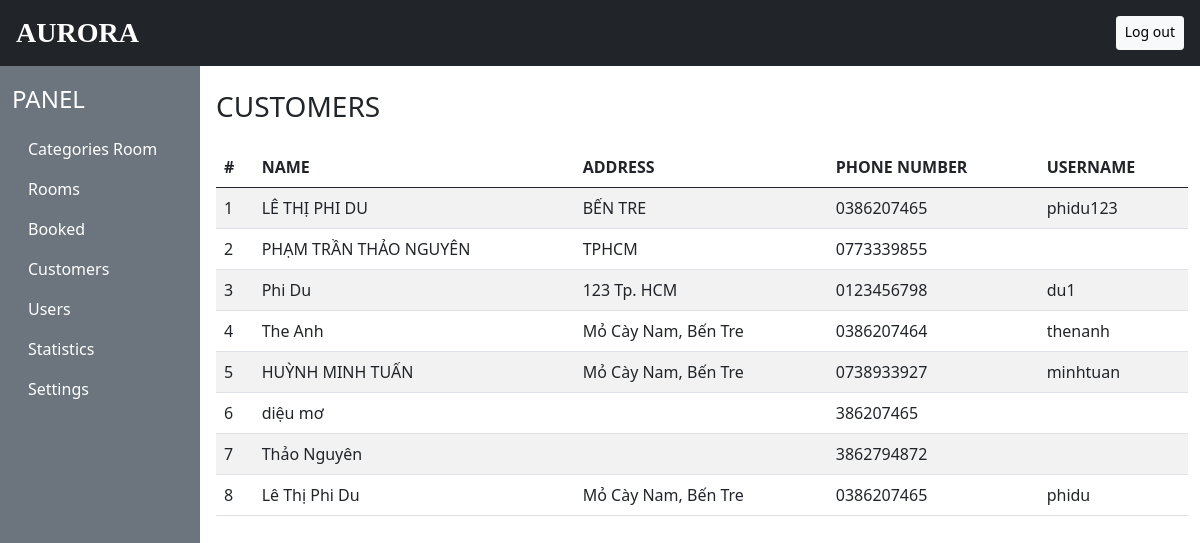
The app's page /source/admin/customers.php with its own data.
### tables this page shows
CREATE TABLE `ds_khachhang` (
  `ID_KHACHHANG` int(10) NOT NULL,
  `TEN_KHACHHANG` varchar(30) NOT NULL,
  `DIACHI` varchar(50) NOT NULL,
  `SDT` varchar(13) NOT NULL,
  `PICTURE` varchar(100) DEFAULT NULL,
  `SO_THE` varchar(19) DEFAULT NULL,
  `USERNAME` varchar(30) DEFAULT NULL,
  `DOB` date NOT NULL,
  `EMAIL` varchar(100) NOT NULL
);

### source/admin/customers.php (the view, shortened to what this page needs)
<!DOCTYPE html>
<html lang="en">
<head>
    <link href="https://cdn.jsdelivr.net/npm/bootstrap@5.0.2/dist/css/bootstrap.min.css" rel="stylesheet">
    <link rel="stylesheet" href="https://cdn.jsdelivr.net/npm/bootstrap-icons@1.10.3/font/bootstrap-icons.css">
    <link rel="stylesheet" href="https://cdn.jsdelivr.net/npm/swiper@9/swiper-bundle.min.css" />
    <link rel="stylesheet" href="https://cdnjs.cloudflare.com/ajax/libs/font-awesome/4.7.0/css/font-awesome.min.css">
</head>
<body>
<?php require("header.php");
        require("../connection.php");
        $sql = "select * from DS_KHACHHANG";
        $run = mysqli_query($connection, $sql);
?>
<div class="conteiner-fluid" >
        <div class="row">
            <div class="col-lg-10 ms-auto p-4 overflow-hidden">
            <h3 class="mb-4">CUSTOMERS</h3>
            <table class="table table-striped table-hover">
            <thead>
                <tr>
                <th scope="col">#</th>
                <th scope="col">NAME</th>
                <th scope="col">ADDRESS</th>
                <th scope="col">PHONE NUMBER</th>
                <th scope="col">USERNAME</th>
                </tr>
            </thead>
            <tbody>
                <tr>
                    <?php
                        $i = 1;
                        while($row = mysqli_fetch_array($run)){
                    ?>
                        <td><?php echo $i ?></td>
                        <td><?php echo $row['TEN_KHACHHANG'] ?></td>
                        <td><?php echo $row['DIACHI'] ?></td>
                        <td><?php echo $row['SDT'] ?></td>
                        <td><?php echo $row['USERNAME'] ?></td>
                </tr>
                    <?php
                        $i = $i+1;
                            }
                    ?>
            </tbody>
        </table>
    </div>
</div>
</body>
</html>

### records on screen
ds_khachhang: TEN_KHACHHANG "LÊ THỊ PHI DU", DIACHI "BẾN TRE", SDT "0386207465", USERNAME "phidu123"
ds_khachhang: TEN_KHACHHANG "PHẠM TRẦN THẢO NGUYÊN", DIACHI "TPHCM", SDT "0773339855"
ds_khachhang: TEN_KHACHHANG "Phi Du", DIACHI "123 Tp. HCM", SDT "0123456798", USERNAME "du1"
ds_khachhang: TEN_KHACHHANG "The Anh", DIACHI "Mỏ Cày Nam, Bến Tre", SDT "0386207464", USERNAME "thenanh"
ds_khachhang: TEN_KHACHHANG "HUỲNH MINH TUẤN", DIACHI "Mỏ Cày Nam, Bến Tre", SDT "0738933927", USERNAME "minhtuan"
ds_khachhang: TEN_KHACHHANG "diệu mơ", SDT "386207465"
ds_khachhang: TEN_KHACHHANG "Thảo Nguyên", SDT "3862794872"
ds_khachhang: TEN_KHACHHANG "Lê Thị Phi Du", DIACHI "Mỏ Cày Nam, Bến Tre", SDT "0386207465", USERNAME "phidu"
